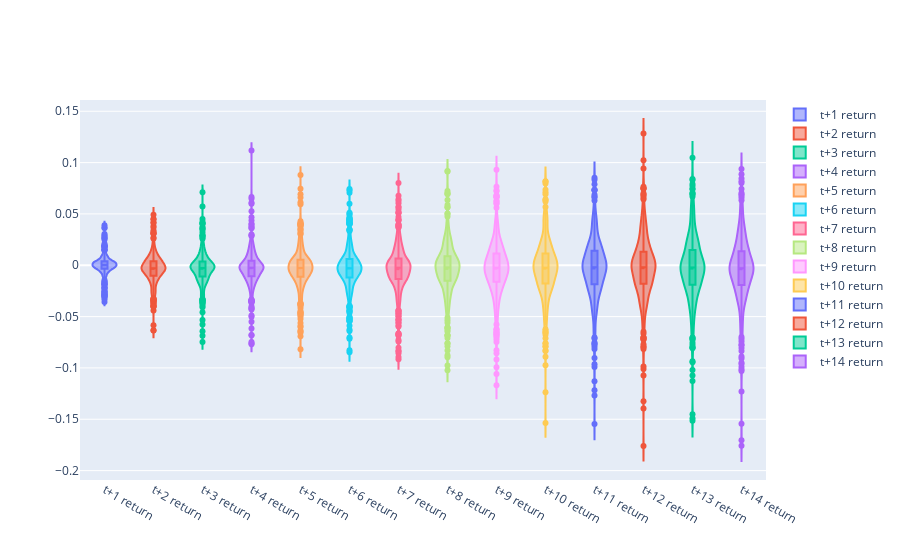

Write notebook code for a chart like this one.
### Code cell
fig = go.Figure()
for column in columns:
    fig.add_trace(go.Violin(x=df_trades[column + ' name'],
                            y=df_trades[column],
                            name=column,
                            box_visible=True,
                            meanline_visible=True))

fig.show()

### Figure 1 — Plotly figure (JSON) as saved in the notebook; plotly's stock layout.template omitted (floating-point values rounded to 4 significant figures; data arrays with more than 128 entries replaced by an {"elided": "..."} marker saying what was removed)
{"data": [{"box": {"visible": true}, "meanline": {"visible": true}, "name": "t+1 return", "type": "violin", "x": {"elided": "494 str values"}, "y": {"elided": "494 float values"}}, {"box": {"visible": true}, "meanline": {"visible": true}, "name": "t+2 return", "type": "violin", "x": {"elided": "494 str values"}, "y": {"elided": "494 float values"}}, {"box": {"visible": true}, "meanline": {"visible": true}, "name": "t+3 return", "type": "violin", "x": {"elided": "494 str values"}, "y": {"elided": "494 float values"}}, {"box": {"visible": true}, "meanline": {"visible": true}, "name": "t+4 return", "type": "violin", "x": {"elided": "494 str values"}, "y": {"elided": "494 float values"}}, {"box": {"visible": true}, "meanline": {"visible": true}, "name": "t+5 return", "type": "violin", "x": {"elided": "494 str values"}, "y": {"elided": "494 float values"}}, {"box": {"visible": true}, "meanline": {"visible": true}, "name": "t+6 return", "type": "violin", "x": {"elided": "494 str values"}, "y": {"elided": "494 float values"}}, {"box": {"visible": true}, "meanline": {"visible": true}, "name": "t+7 return", "type": "violin", "x": {"elided": "494 str values"}, "y": {"elided": "494 float values"}}, {"box": {"visible": true}, "meanline": {"visible": true}, "name": "t+8 return", "type": "violin", "x": {"elided": "494 str values"}, "y": {"elided": "494 float values"}}, {"box": {"visible": true}, "meanline": {"visible": true}, "name": "t+9 return", "type": "violin", "x": {"elided": "494 str values"}, "y": {"elided": "494 float values"}}, {"box": {"visible": true}, "meanline": {"visible": true}, "name": "t+10 return", "type": "violin", "x": {"elided": "494 str values"}, "y": {"elided": "494 float values"}}, {"box": {"visible": true}, "meanline": {"visible": true}, "name": "t+11 return", "type": "violin", "x": {"elided": "494 str values"}, "y": {"elided": "494 float values"}}, {"box": {"visible": true}, "meanline": {"visible": true}, "name": "t+12 return", "type": "violin", "x": {"elided": "494 str values"}, "y": {"elided": "494 float values"}}, {"box": {"visible": true}, "meanline": {"visible": true}, "name": "t+13 return", "type": "violin", "x": {"elided": "494 str values"}, "y": {"elided": "494 float values"}}, {"box": {"visible": true}, "meanline": {"visible": true}, "name": "t+14 return", "type": "violin", "x": {"elided": "494 str values"}, "y": {"elided": "494 float values"}}], "layout": {}}
